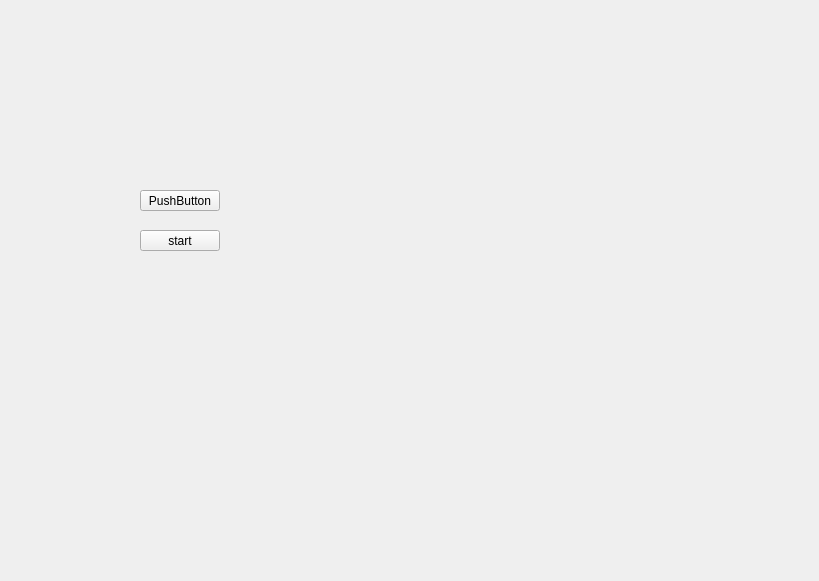
<?xml version="1.0" encoding="UTF-8"?>
<ui version="4.0">
 <class>MainWindow</class>
 <widget class="QMainWindow" name="MainWindow">
  <property name="geometry">
   <rect>
    <x>0</x>
    <y>0</y>
    <width>819</width>
    <height>581</height>
   </rect>
  </property>
  <property name="cursor">
   <cursorShape>BlankCursor</cursorShape>
  </property>
  <property name="windowTitle">
   <string>MainWindow</string>
  </property>
  <widget class="QWidget" name="centralwidget">
   <property name="enabled">
    <bool>true</bool>
   </property>
   <property name="autoFillBackground">
    <bool>false</bool>
   </property>
   <widget class="QPushButton" name="pushButton_2">
    <property name="geometry">
     <rect>
      <x>140</x>
      <y>230</y>
      <width>80</width>
      <height>21</height>
     </rect>
    </property>
    <property name="text">
     <string>start</string>
    </property>
   </widget>
   <widget class="QPushButton" name="pushButton">
    <property name="geometry">
     <rect>
      <x>140</x>
      <y>190</y>
      <width>80</width>
      <height>21</height>
     </rect>
    </property>
    <property name="text">
     <string>PushButton</string>
    </property>
   </widget>
  </widget>
 </widget>
 <resources/>
 <connections/>
</ui>
